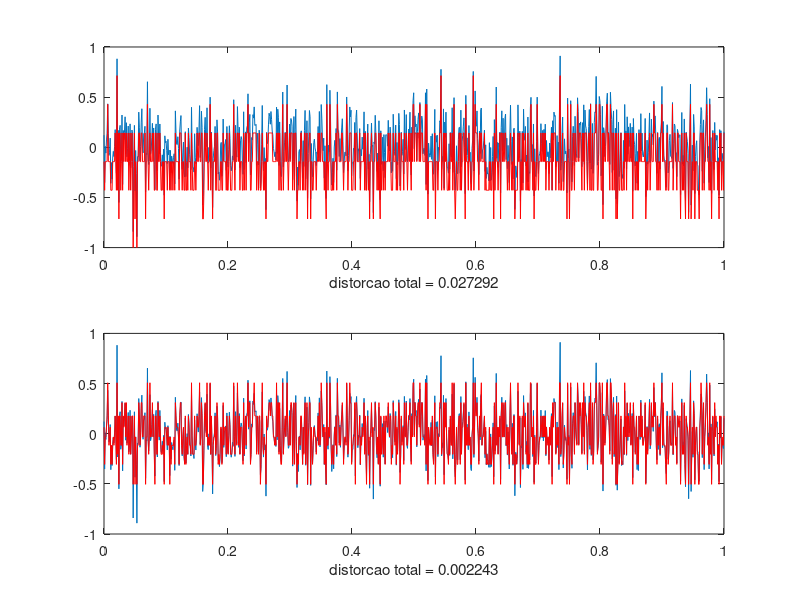
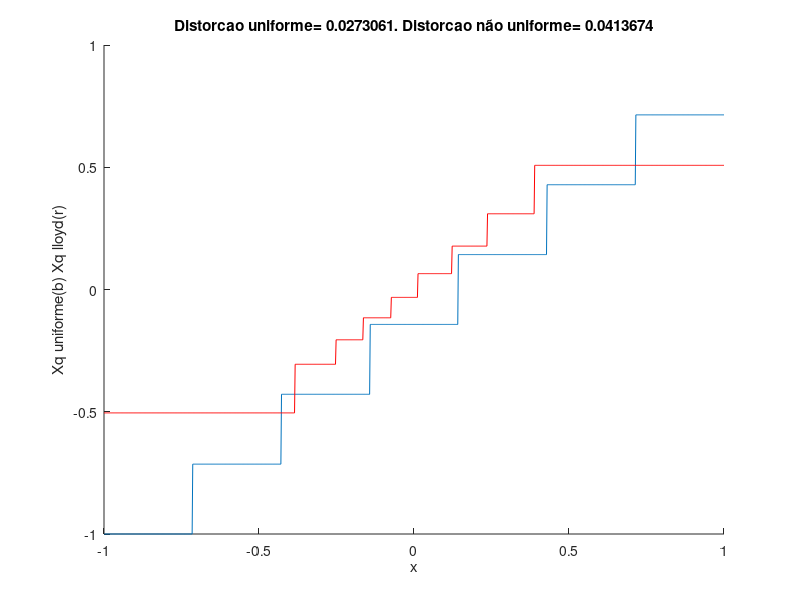
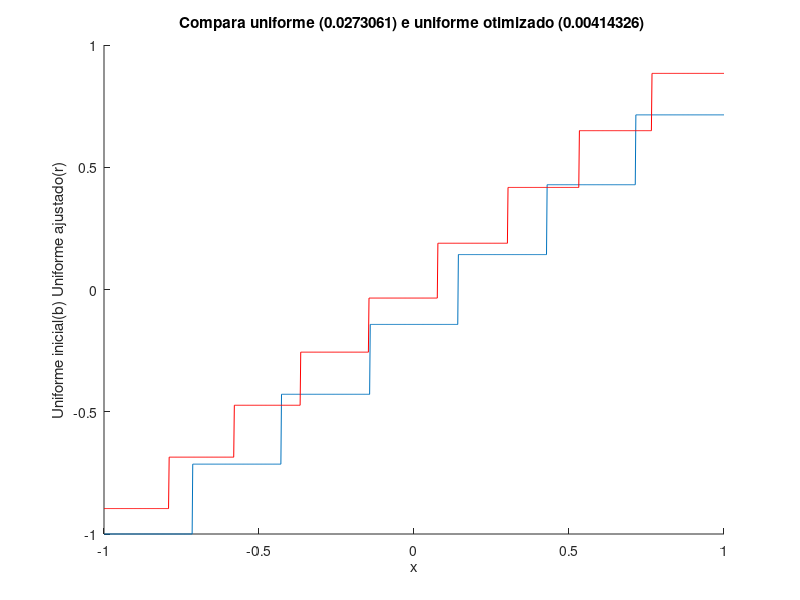

Here is the MATLAB script that generated these plots, in order:
%Quantiza usando codebook e particoes escolhidas pelo método de Lloyds

clear all; close all;

% Define o sinal que será quantizado, nesse caso um sinal aleatorio
% gaussiano
N = 1000; 
t = 0:1/(N-1):1; 
s = 1/4.*randn(1,N);

%ETAPA 1: Cria um codebook uniforme e suas particoes. A regra a lembrar é que o
% número de particoes sempre é um a meos que o número de códigos. Uso r
% como a resolução pretendida
r = 3;
M = 2^r;
partition = [-1:2/(M-1):1];
codebook = [-1-2/(M-1):2/(M-1):1];

% Usa uniforme como chute inicial e otimiza
[partition2,codebook2] = lloyds(s,codebook);

%ETAPA 2: Quantiza o sinal com o codebook uniforme e com o novo
[index,sq,distor] = quantiz(s,partition,codebook);
[index2,s2q,distor2] = quantiz(s,partition2,codebook2);

% Exibe o sinal quantizado com cada um dos dois codebooks
figure;
subplot(2,1,1)
plot(t,s); hold on; plot(t,sq, 'r');
xlabel(sprintf('distorcao total = %f', distor));

subplot(2,1,2)
plot(t,s); hold on; plot(t,s2q, 'r');
xlabel(sprintf('distorcao total = %f', distor2));

% ETAPA3: Mostra a caracteristica entrada-saida dos dois quantizadores. Para isso
% cria um sinal uniforme que varre a entrada (x) e o quantiza. Isso deve
% mostrar a relacao entrada saída (degraus de quantização). 
x = -1:2/(N-1):1;

[ix,xq,dx] = quantiz(x,partition,codebook);
[ix2,x2q,dx2] = quantiz(x,partition2,codebook2);

figure; hold on;
plot(x,xq); hold on; plot(x,x2q, 'r');
axis([-1 1 -1 1]);
title(sprintf('Distorcao uniforme= %d. Distorcao não uniforme= %d', dx, dx2));
xlabel('x');
ylabel('Xq uniforme(b) Xq lloyd(r)');

% Notem que o uniforme é intencionalmente ruim pois é enviesado. Seria
% possível fazer um uniforme melhor usando o mesmo algoritmo de Lloyds,
% bastaria para isso usar como entrada no "treinamento" algum sinal de 
% distribuicao uniforme como o próprio x

[partition3,codebook3] =  lloyds(x,codebook);
[ix3,x3q,dx3] = quantiz(x,partition3,codebook3);

figure; hold on;
plot(x,xq); hold on; plot(x,x3q, 'r');
axis([-1 1 -1 1]);
title(sprintf('Compara uniforme (%d) e uniforme otimizado (%d) ', dx, dx3));
xlabel('x');
ylabel('Uniforme inicial(b) Uniforme ajustado(r)');
